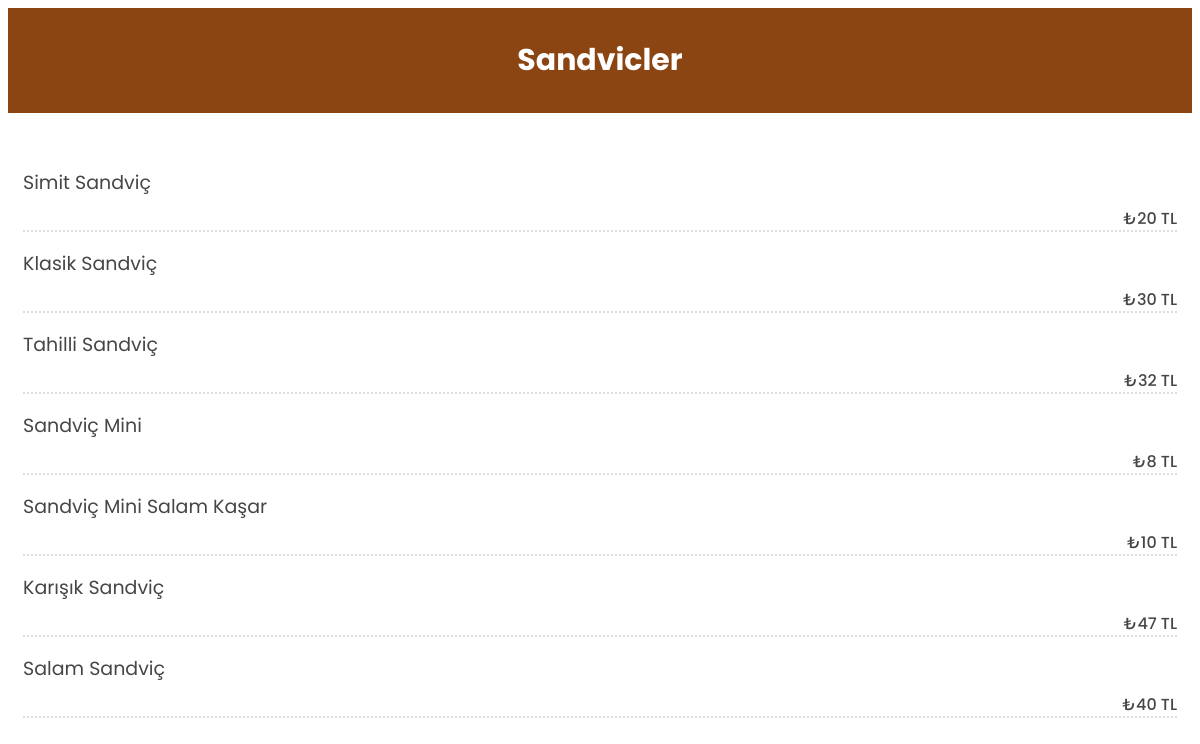
The app's page /sandvicler/ with its own data.
### menu/models.py (models this page shows)
class Menu(models.Model):
    CHOICES = (
        ("FırınUrunleri", "Fırın Ürünleri"),
        ("AdetUrunleri", "Adet Ürünler"),
        ("Borek", "Börek"),
        ("Icecek", "İçecek"),
        ("Kahvalt", "Kahvaltı"),
        ("Sandvic", "Sandvic"),
        ("Meze", "Meze"),
        ("Tatlı", "Tatlı"),
        ("SerbetliTatlı", "Şerbetli Tatlı"),
    )
    productName = models.CharField(max_length=100)
    description = models.CharField(max_length=150,blank=True)
    price = models.CharField(max_length=100)
    category = models.CharField(max_length=30, choices=CHOICES)

### menu/views.py (the view)
# urls.py: path('sandvicler/', views.Sandvicler, name = 'Sandvicler'),
def Sandvicler(request):
    product = Menu.objects.filter(category="Sandvic")
    context = {
        "product":product
    }
    return render(request,"Sandvicler.html",context)

### templates/Sandvicler.html (shortened to what this page needs)
<!DOCTYPE html>
{% load static %}
<html lang="en">
<head>
    <link rel="stylesheet" href="{% static 'style.css' %}">
</head>
<body>
    <nav style="background-color: saddlebrown;" class="nav2">Sandvicler</nav>
    {% for p in product %}
    <ul class="special-menu pb-4">
        <li>
            <div class="d-flex justify-content-start">
                <div class="menu-text align-self-center">
                    <h3>{{p.productName}}</h3>
                    <strong class="special-menu-price text-color-dark">₺{{p.price}}</strong>
                </div>
            </div>
        </li>
    </ul>
    {% endfor %}
</body>
</html>

### static/style.css (style rules this page uses)
* { font-family: 'Poppins', sans-serif; }
body { font-family: 'Poppins', sans-serif; font-size: 14px; color: #464646; font-weight: 300; }
.h1, .h2, .h3, .h4, .h5, .h6, h1, h2, h3, h4, h5, h6 { font-weight: 400; }
* { outline: 0 !important; text-decoration: none !important; }
.special-menu { list-style: none; margin: 0; padding-left: 15px; padding-right: 15px; text-align: left; }
.special-menu li { margin: 0 0 32px 0; padding: 0; clear: both; padding-bottom: 10px; }
.special-menu h3 { font-size: 19px; padding: 5px 0px 5px 0px; margin: 0; text-transform: none; }
.special-menu .special-menu-price { display: inline-block; float: right; font-size: 16px; padding: 0 0 0 10px; position: relative; z-index: 3; margin-top: 4px; }
ul.special-menu li strong { font-weight: 500 !important; }
.nav2 { text-align: center; color: white; padding: 30px; font-weight: bold; font-size: 30px; margin-bottom: 50px }

### records on screen
Menu: productName "Simit Sandviç", price "20 TL"
Menu: productName "Klasik Sandviç", price "30 TL"
Menu: productName "Tahilli Sandviç", price "32 TL"
Menu: productName "Sandviç Mini", price "8 TL"
Menu: productName "Sandviç Mini Salam Kaşar", price "10 TL"
Menu: productName "Karışık Sandviç", price "47 TL"
Menu: productName "Salam Sandviç", price "40 TL"
